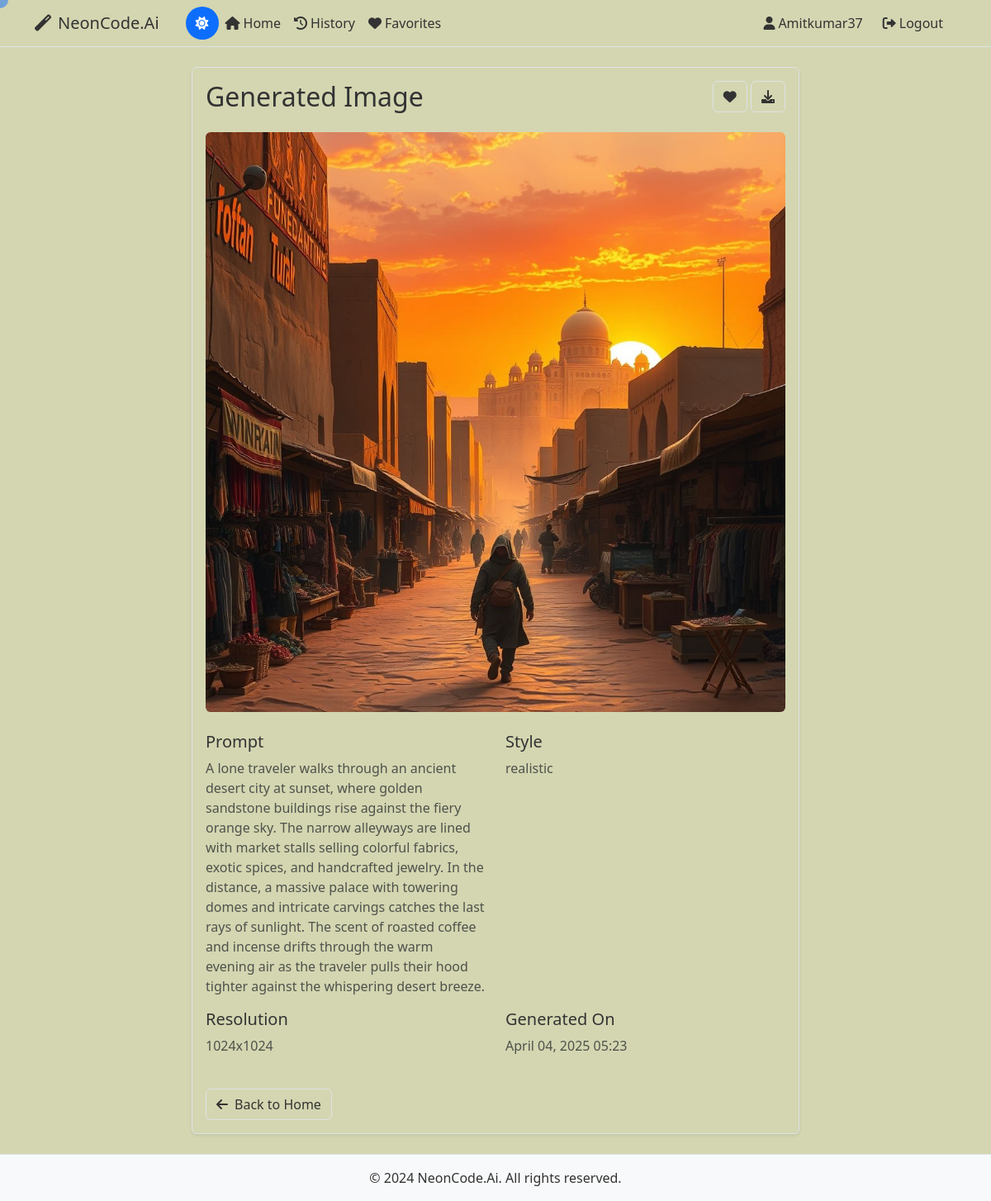
Screenshot of /image/19/ (signed in) with the database file from the repository.
### generator/models.py (models this page shows, shortened)
class GeneratedImage(models.Model):
    user = models.ForeignKey(User, on_delete=models.CASCADE, related_name='generated_images')
    prompt = models.TextField()
    image_url = models.URLField()
    style = models.CharField(max_length=100, blank=True)
    resolution = models.CharField(max_length=50, blank=True)
    created_at = models.DateTimeField(default=timezone.now)
    is_favorite = models.BooleanField(default=False)
    class Meta:
        ordering = ['-created_at']

### generator/views.py (the view)
# urls.py: path('image/<int:pk>/', views.image_detail, name='image_detail'),
@login_required
def image_detail(request, pk):
    image = GeneratedImage.objects.get(pk=pk, user=request.user)
    return render(request, 'generator/image_detail.html', {'image': image})

### templates/generator/image_detail.html (shortened to what this page needs)
{% extends 'base.html' %}
{% block content %}
<div class="row">
    <div class="col-md-8 mx-auto">
        <div class="card shadow-sm">
            <div class="card-body">
                <div class="d-flex justify-content-between align-items-center mb-4">
                    <h2 class="card-title mb-0">Generated Image</h2>
                    <div>
                        <a href="{% url 'generator:toggle_favorite' image.id %}" class="btn btn-outline-danger">
                            <i class="fas {% if image.is_favorite %}fa-heart{% else %}fa-heart{% endif %}"></i>
                        </a>
                        <a href="{{ image.image_url }}" class="btn btn-outline-primary" download>
                            <i class="fas fa-download"></i>
                        </a>
                    </div>
                </div>
                <div class="text-center mb-4">
                    <img src="{{ image.image_url }}" class="img-fluid rounded" alt="{{ image.prompt }}">
                </div>
                <div class="row">
                    <div class="col-md-6">
                        <h5>Prompt</h5>
                        <p class="text-muted">{{ image.prompt }}</p>
                    </div>
                    <div class="col-md-6">
                        <h5>Style</h5>
                        <p class="text-muted">{{ image.style }}</p>
                    </div>
                    <div class="col-md-6">
                        <h5>Resolution</h5>
                        <p class="text-muted">{{ image.resolution }}</p>
                    </div>
                    <div class="col-md-6">
                        <h5>Generated On</h5>
                        <p class="text-muted">{{ image.created_at|date:"F d, Y H:i" }}</p>
                    </div>
                </div>
                <div class="mt-4">
                    <a href="{% url 'generator:home' %}" class="btn btn-secondary">
                        <i class="fas fa-arrow-left me-2"></i>Back to Home
                    </a>
                </div>
            </div>
        </div>
    </div>
</div>
{% endblock %}

### templates/base.html (shortened to what this page needs)
{% load static %}
<!DOCTYPE html>
<html lang="en" data-theme="light">
<head>
    <link href="https://cdn.jsdelivr.net/npm/bootstrap@5.3.0/dist/css/bootstrap.min.css" rel="stylesheet">
    <link href="https://cdnjs.cloudflare.com/ajax/libs/font-awesome/6.0.0/css/all.min.css" rel="stylesheet">
    <link href="{% static 'css/style.css' %}" rel="stylesheet">
</head>
<body>
    <div class="cursor"></div>
    <div id="scene-container"></div>
    <div class="content-wrapper">
        <nav class="navbar navbar-expand-lg">
            <div class="container">
                <a class="navbar-brand" href="{% url 'generator:home' %}">
                    <i class="fas fa-magic me-2"></i>NeonCode.Ai
                </a>
                <div class="d-flex align-items-center">
                    <button class="theme-toggle" id="themeToggle" title="Toggle theme">
                        <i class="fas fa-sun"></i>
                    </button>
                </div>
                <div class="collapse navbar-collapse" id="navbarNav">
                    <ul class="navbar-nav me-auto">
                        {% if user.is_authenticated %}
                            <li class="nav-item">
                                <a class="nav-link" href="{% url 'generator:home' %}">
                                    <i class="fas fa-home me-1"></i>Home
                                </a>
                            </li>
                            <li class="nav-item">
                                <a class="nav-link" href="{% url 'generator:image_history' %}">
                                    <i class="fas fa-history me-1"></i>History
                                </a>
                            </li>
                            <li class="nav-item">
                                <a class="nav-link" href="{% url 'generator:favorites' %}">
                                    <i class="fas fa-heart me-1"></i>Favorites
                                </a>
                            </li>
                        {% endif %}
                    </ul>
                    <ul class="navbar-nav">
                        {% if user.is_authenticated %}
                            <li class="nav-item">
                                <span class="nav-link">
                                    <i class="fas fa-user me-1"></i>{{ user.username }}
                                </span>
                            </li>
                            <li class="nav-item">
                                <form method="post" action="{% url 'logout' %}" class="d-inline">
                                    <button type="submit" class="logout-btn">
                                        <i class="fas fa-sign-out-alt me-1"></i>Logout
                                    </button>
                                </form>
                            </li>
                        {% endif %}
                    </ul>
                </div>
            </div>
        </nav>
        <main class="container my-4">
            {% block content %}{% endblock %}
        </main>
        <footer class="footer mt-auto py-3">
            <div class="container text-center">
                <span>© 2024 NeonCode.Ai. All rights reserved.</span>
            </div>
        </footer>
    </div>
</body>
</html>

### static/css/style.css (style rules this page uses)
body { min-height: 100vh; display: flex; flex-direction: column; background-color: var(--bg-color); color: var(--text-color); }
.footer { margin-top: auto; background-color: var(--card-bg); border-top: 1px solid var(--border-color); color: var(--text-color); }
.card { background-color: var(--card-bg); border-color: var(--border-color); transition: transform 0.3s ease, box-shadow 0.3s ease; box-shadow: 0 2px 4px rgba(0, 0, 0, 0.1); }
.navbar { background-color: var(--card-bg) !important; border-bottom: 1px solid var(--border-color); }
.navbar-brand, .nav-link { color: var(--text-color) !important; }

### templates/base.html (style rules this page uses)
:root { --bg-color: rgb(212, 214, 177); --text-color: #333333; --card-bg: #f8f9fa; --border-color: #dee2e6; --hover-bg: #e9ecef; --navbar-bg: #f8f9fa; --navbar-text: #333333; --navbar-hover: #e9ecef; --primary-color: #0d6efd; --primary-hover: #0b5ed7; --secondary-text: #6c757d; --link-color: #0d6efd; --link-hover: #0b5ed7; }
body { background-color: var(--bg-color); color: var(--text-color); transition: background-color 0.3s, color 0.3s; }
.navbar { position: relative; z-index: 2; background-color: var(--navbar-bg) !important; border-bottom: 1px solid var(--border-color); padding: 0.5rem 1rem; pointer-events: auto; }
.navbar-brand, .nav-link { color: var(--navbar-text) !important; }
.card { background-color: var(--card-bg); border-color: var(--border-color); color: var(--text-color); }
.theme-toggle { cursor: pointer; padding: 0.5rem; border-radius: 50%; display: flex; align-items: center; justify-content: center; background-color: var(--primary-color); border: none; color: white; width: 40px; height: 40px; margin-left: 1rem; transition: all 0.3s ease; }
.logout-btn { background: none; border: none; color: var(--navbar-text); padding: 0.5rem 1rem; transition: all 0.3s ease; }
#scene-container { position: fixed; top: 0; left: 0; width: 100%; height: 100%; z-index: 100; pointer-events: none; background-color: transparent; overflow: hidden; }
.content-wrapper { position: relative; z-index: 101; background-color: transparent; min-height: 100vh; pointer-events: auto; }
.content-wrapper::before { content: ''; position: fixed; top: 0; left: 0; width: 100%; height: 100%; background-color: transparent; opacity: 0.3; z-index: -1; pointer-events: none; }
.navbar { position: relative; z-index: 102; background-color: transparent !important; border-bottom: 1px solid var(--border-color); padding: 0.5rem 1rem; pointer-events: auto; }
main.container { position: relative; z-index: 101; pointer-events: auto; background-color: transparent; }
footer { position: relative; z-index: 101; pointer-events: auto; background-color: transparent; }
.card { background-color: transparent; border-color: var(--border-color); color: var(--text-color); }
.btn { background-color: transparent; border-color: var(--border-color); color: var(--text-color); }
.cursor { position: fixed; width: 20px; height: 20px; border-radius: 50%; background-color: var(--primary-color); opacity: 0.5; pointer-events: none; z-index: 9999; transform: translate(-50%, -50%); transition: transform 0.1s ease; }

### rows the page displays
GeneratedImage: image_url (picture), prompt "A lone traveler walks through an ancient desert city at sunset, where golden sandstone buildings rise against the fiery orange sky. The narrow alleyways are lined with market stalls selling colorful fabrics, exotic spices, and handcrafted jewelry. In the distance, a massive palace with towering domes and intricate carvings catches the last rays of sunlight. The scent of roasted coffee and incense drifts through the warm evening air as the traveler pulls their hood tighter against the whispering desert breeze.", style "realistic", resolution "1024x1024", created_at "April 04, 2025 05:23"

### other values shown
{{ user.username }} "Amitkumar37"
